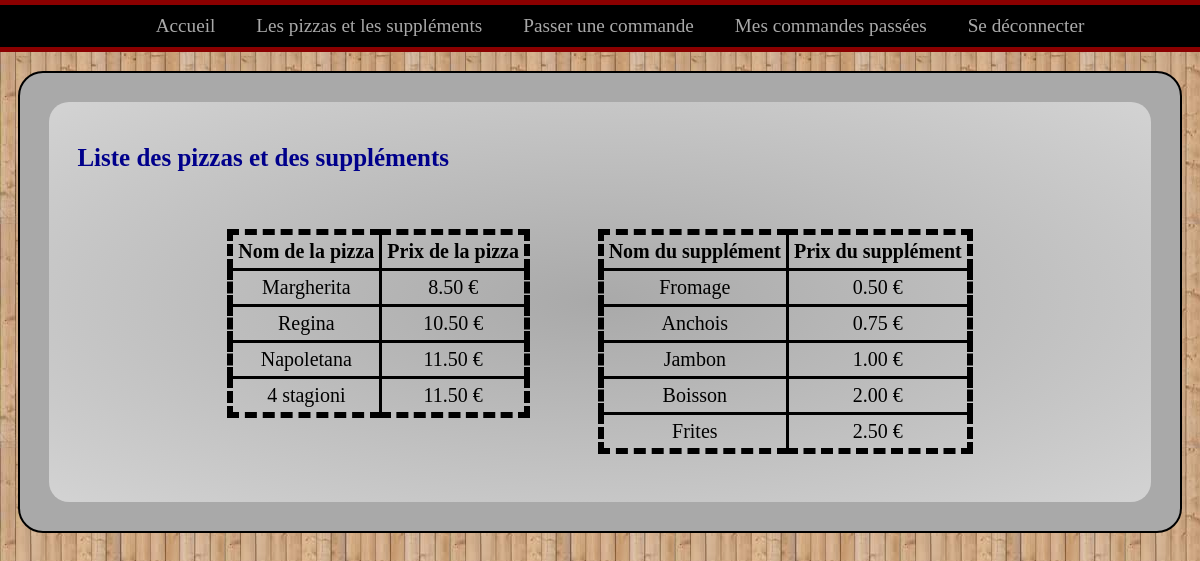
/pizza_user.php (signed in), run on the app's committed database.
### tables this page shows
CREATE TABLE `recettes` (
  `rid` int(11) NOT NULL,
  `nom` varchar(30) NOT NULL,
  `prix` float UNSIGNED NOT NULL
);

CREATE TABLE `supplements` (
  `sid` int(11) NOT NULL,
  `nom` varchar(30) NOT NULL,
  `prix` float UNSIGNED NOT NULL
);

### auth/loader.php (called while the page is built, shortened)
<?php
require("config.php");
spl_autoload_register(function ($class) {
    $path = explode('\\',$class);
    $class = array_pop($path);
});
$idm = new Pw\Auth\Identity\IdentityManager();

### auth/IdentityManager.php (called while the page is built, shortened)
<?php
class IdentityManager implements \ArrayAccess
{
    protected $storage;
    public function __construct(&$storage = null)
    {
        if (is_array($storage)) {
            $this->storage = &$storage;
        } elseif ($storage instanceof ArrayAccess) {
            $this->storage = $storage;
        } else {
            $this->storage = &$_SESSION;
        }
    }
    public function hasIdentity()
    {
        return isset($this->storage[self::IDKEY]) && isset($this->storage[self::IDKEY]['identity']);
    }
    public function getRole()
    {
        return $this->storage[self::IDKEY]['roles'][0];
    }
    public function hasRoles()
    {
        return $this->hasIdentity() && isset($this->storage[self::IDKEY]['roles']);
    }
}

### auth/config.php (called while the page is built, shortened)
<?php
$pathFor = [
    "login"  => "/tache175/login.php",
    "logout" => "/tache175/logout.php",
    "adduser" => "/tache175/adduser.php",
    "root"   => "/tache175/index.php",
    "home"   => "/tache175/home.php",
];

### connection.php (called while the page is built, shortened)
<?php
function connection($quest){
	try {
		require('db_config.php');
		$db = new PDO("mysql:host=$hostname;dbname=$dbname;charset=utf8", $username, $password);
		$db->setAttribute(PDO::ATTR_ERRMODE, PDO::ERRMODE_EXCEPTION);
	}
	catch(PDOException $e){
		exit("Erreur de connexion" .$e->getMessage());
	}
	$res = $db->prepare($quest);
	return $res;
}

### view/user_view.php (the view)
<?php
function print_table($res, $title1, $title2){
	echo '<table class="tab">
				<thead><tr><th>'.$title1.'</th><th>'.$title2.'</th></tr></thead>
				<tbody>';
				while($row = $res->fetch()) {
						echo "	<tr>
						<td>".htmlspecialchars($row["nom"])."</td>
						<td>".htmlspecialchars($row["prixU"])." €</td>
					</tr>";
				}
				echo "
				</tbody>
			</table> ";
}

### header.php (shortened to what this page needs)
<!DOCTYPE html>
<html>
	<head>
	<link rel="stylesheet" href="style_pizza.css" />
	</head>
	<body>

### nav_bar.php
<?php
if($idm->getRole()==="admin"){ ?>
	<nav>
		<ul class="navbar" style="margin-top:0%;">
			<li><a href="index.php">Accueil</a></li>
			<li><a href="pizza_admin.php">Nos pizzas</a></li>
			<li><a href="suppl_admin.php">Nos suppléments</a></li>
			<li><a href="comma_admin.php">Les commandes passées</a></li>
			<li><a href="<?= $pathFor['logout'] ?>" title="Logout">Se déconnecter</a></li>
		</ul>
	</nav>
	<?php
}
else if($idm->getRole()==="user"){ ?>
	<nav>
		<ul class="navbar" style="margin-top:0%;">
			<li><a href="index.php">Accueil</a></li>
			<li><a href="pizza_user.php">Les pizzas et les suppléments</a></li>
			<li><a href="passe_user.php">Passer une commande</a></li>
			<li><a href="comma_user.php">Mes commandes passées</a></li>
			<li><a href="<?= $pathFor['logout'] ?>" title="Logout">Se déconnecter</a></li>
		</ul>
	</nav>
<?php
}

### pizza_user.php (shortened to what this page needs)
<?php
require("auth/EtreAuthentifie.php");
include("header.php");
include("nav_bar.php");
require("connection.php");
require("view/user_view.php");
?>
<section class="center">
	<article>
		<?php if(!($idm->getRole()==="user")) echo("Erreur 403..."); else {?>
		<h1 class="descrip">Liste des pizzas et des suppléments</h1>
			<?php
				$res = connection('SELECT nom,ROUND(prix,2) AS prixU FROM recettes');
				$res->execute();
				if ($res->rowCount()==0) echo("Malheureusement,
				il semblerait que l'établissement connaisse actuellement une pénurie d'ingrédients,
				repassez plus tard s'il vous plaît.");
				else {
			?>
					<span id="cote-a-cote">
					<?php print_table($res,"Nom de la pizza","Prix de la pizza");
					$res = connection('SELECT nom,ROUND(prix,2) AS prixU FROM supplements');
					$res->execute();
					if ($res->rowCount()!=0) {
						print_table($res,"Nom du supplément","Prix du supplément");
					}
					?>
					</span>
		<?php	}
		} ?>
	</article>
</section>
<?php
include("footer.php");

### footer.php
	</body>
</html>

### style_pizza.css (style rules this page uses)
body { margin:0px; min-width:1000px; }
html { background: url("images/back.jpg") }
.center { text-align: center; border-radius: 25px; background-color: darkgray; border: 2px solid black; margin:1.5%; padding:1%; font-size:20px; }
.center table { margin:auto; }
.navbar { border:1px solid darkred; border-width:5px 0; list-style:none; text-align:center; background-color: black; font-size:120%; }
.navbar li { display:inline-block; margin: 0% 0.7%; }
.navbar a { display:inline-block; padding:10px; color: darkgray; text-decoration: none; }
section { margin: auto; }
article { background-image: radial-gradient(darkgray,lightgray); border-radius: 20px; background-color:lightgray; padding: 1.5% 2.5%; margin:1.5%; }
.descrip { color: darkblue; text-align:left; font-size: 25px; text-decoration:none; }
.tab { margin: auto; border: dashed 2px; border-width: 6px; border-collapse: collapse; }
.tab td, .tab th { border: solid 3px; padding: 5px; }
#cote-a-cote table { display: inline-table; margin: 3%; }

### data on the page
recettes: nom "Margherita", prixU "8.50"
recettes: nom "Regina", prixU "10.50"
recettes: nom "Napoletana", prixU "11.50"
recettes: nom "4 stagioni", prixU "11.50"
supplements: nom "Fromage", prixU "0.50"
supplements: nom "Anchois", prixU "0.75"
supplements: nom "Jambon", prixU "1.00"
supplements: nom "Boisson", prixU "2.00"
supplements: nom "Frites", prixU "2.50"

### other printed values
$title1 "Nom de la pizza Nom du supplément"
$title2 "Prix de la pizza Prix du supplément"
